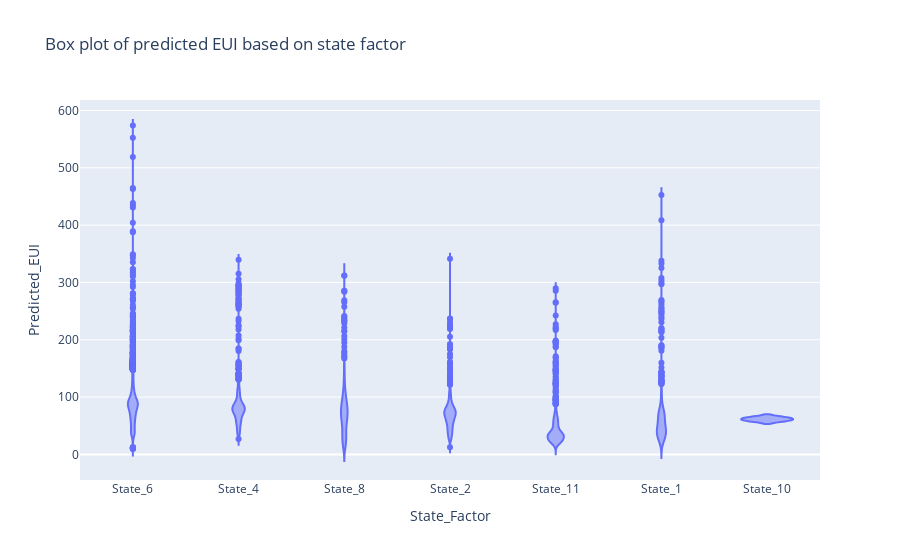

Write notebook code for a chart like this one.
### Markdown cell above
###### From the above graph we see that the average EUI of buildings increases as the total number of degree days increases. The peak mean EUI is at 6863 degree days from where there is a decline. The heating degree days are overwhelmingly more than cooling degree days. This is what is driving the total EUI and hence we see the total EUI peaking as the total number of heating degree days peak

### Code cell
px.violin(Prediction_df, x='State_Factor', y='Predicted_EUI', title ='Box plot of predicted EUI based on state factor')

### Figure 1 — Plotly figure (JSON) as saved in the notebook; plotly's stock layout.template omitted (floating-point values rounded to 4 significant figures; data arrays with more than 128 entries replaced by an {"elided": "..."} marker saying what was removed)
{"data": [{"alignmentgroup": "True", "box": {"visible": false}, "hovertemplate": "State_Factor=%{x}<br>Predicted_EUI=%{y}<extra></extra>", "legendgroup": "", "marker": {"color": "#636efa"}, "name": "", "offsetgroup": "", "orientation": "v", "scalegroup": "True", "showlegend": false, "type": "violin", "x": {"elided": "14534 str values"}, "x0": " ", "xaxis": "x", "y": {"elided": "14534 float values"}, "y0": " ", "yaxis": "y"}], "layout": {"legend": {"tracegroupgap": 0}, "title": {"text": "Box plot of predicted EUI based on state factor"}, "violinmode": "group", "xaxis": {"anchor": "y", "domain": [0, 1], "title": {"text": "State_Factor"}}, "yaxis": {"anchor": "x", "domain": [0, 1], "title": {"text": "Predicted_EUI"}}}}
